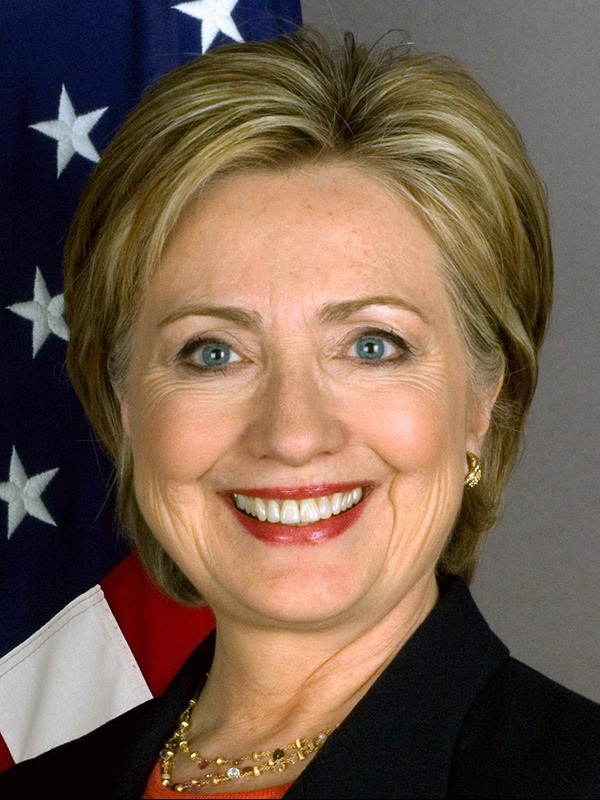
#> input picture Photo_To_Sketch/Input/person.jpg, 600 x 800 px, found by its file name
$ python Photo_To_Sketch.py
#> lines starting #> are read from the running program, lines starting #| are printed output that depends on the picture
import cv2

img  = cv2.imread("Input\person.jpg" )
#> img is the input picture: shape (800, 600, 3); mean B, G, R 77.2, 93.4, 115.7
img = cv2.resize(img , [570 , 480])
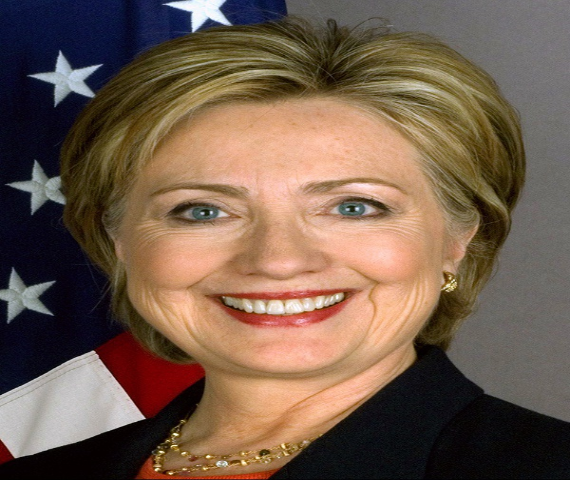
#> img: shape (480, 570, 3); mean B, G, R 77.1, 93.3, 115.6
img = cv2.cvtColor(img , cv2.COLOR_BGR2GRAY)
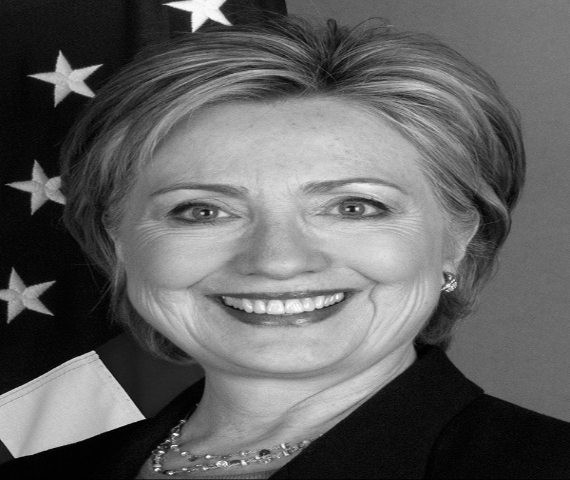
#> img: shape (480, 570); min 0, max 253, mean 98.2


inverted  = cv2.bitwise_not(img)
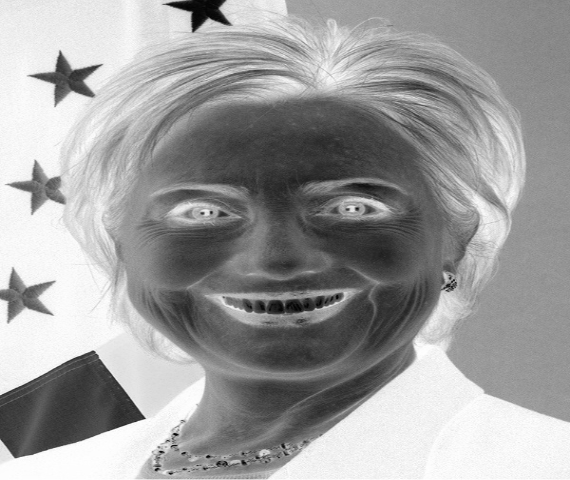
#> inverted: shape (480, 570); min 2, max 255, mean 156.8
blur = cv2.GaussianBlur(inverted , (21,21) , 0 , 0 )
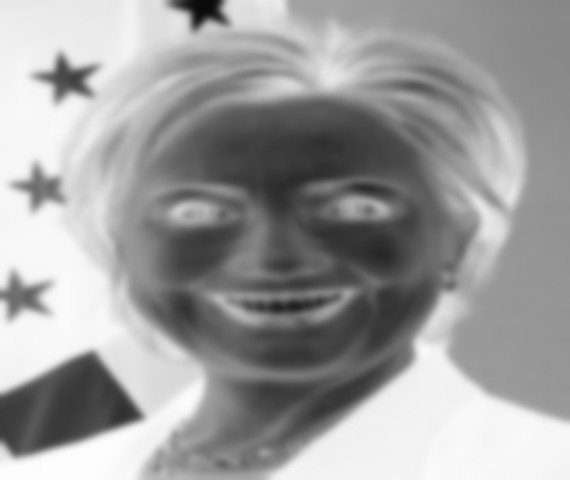
#> blur: shape (480, 570); min 10, max 253, mean 156.8
final = cv2.divide(img,255-blur,scale=256)
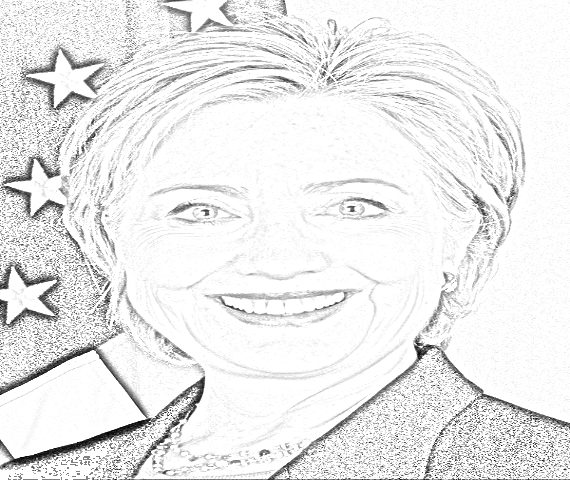
#> final: shape (480, 570); min 0, max 255, mean 235.4


cv2.imshow("Hilari_Sketch" , final)
cv2.imwrite("Output/Hilari.jpg" , final)
cv2.waitKey()
